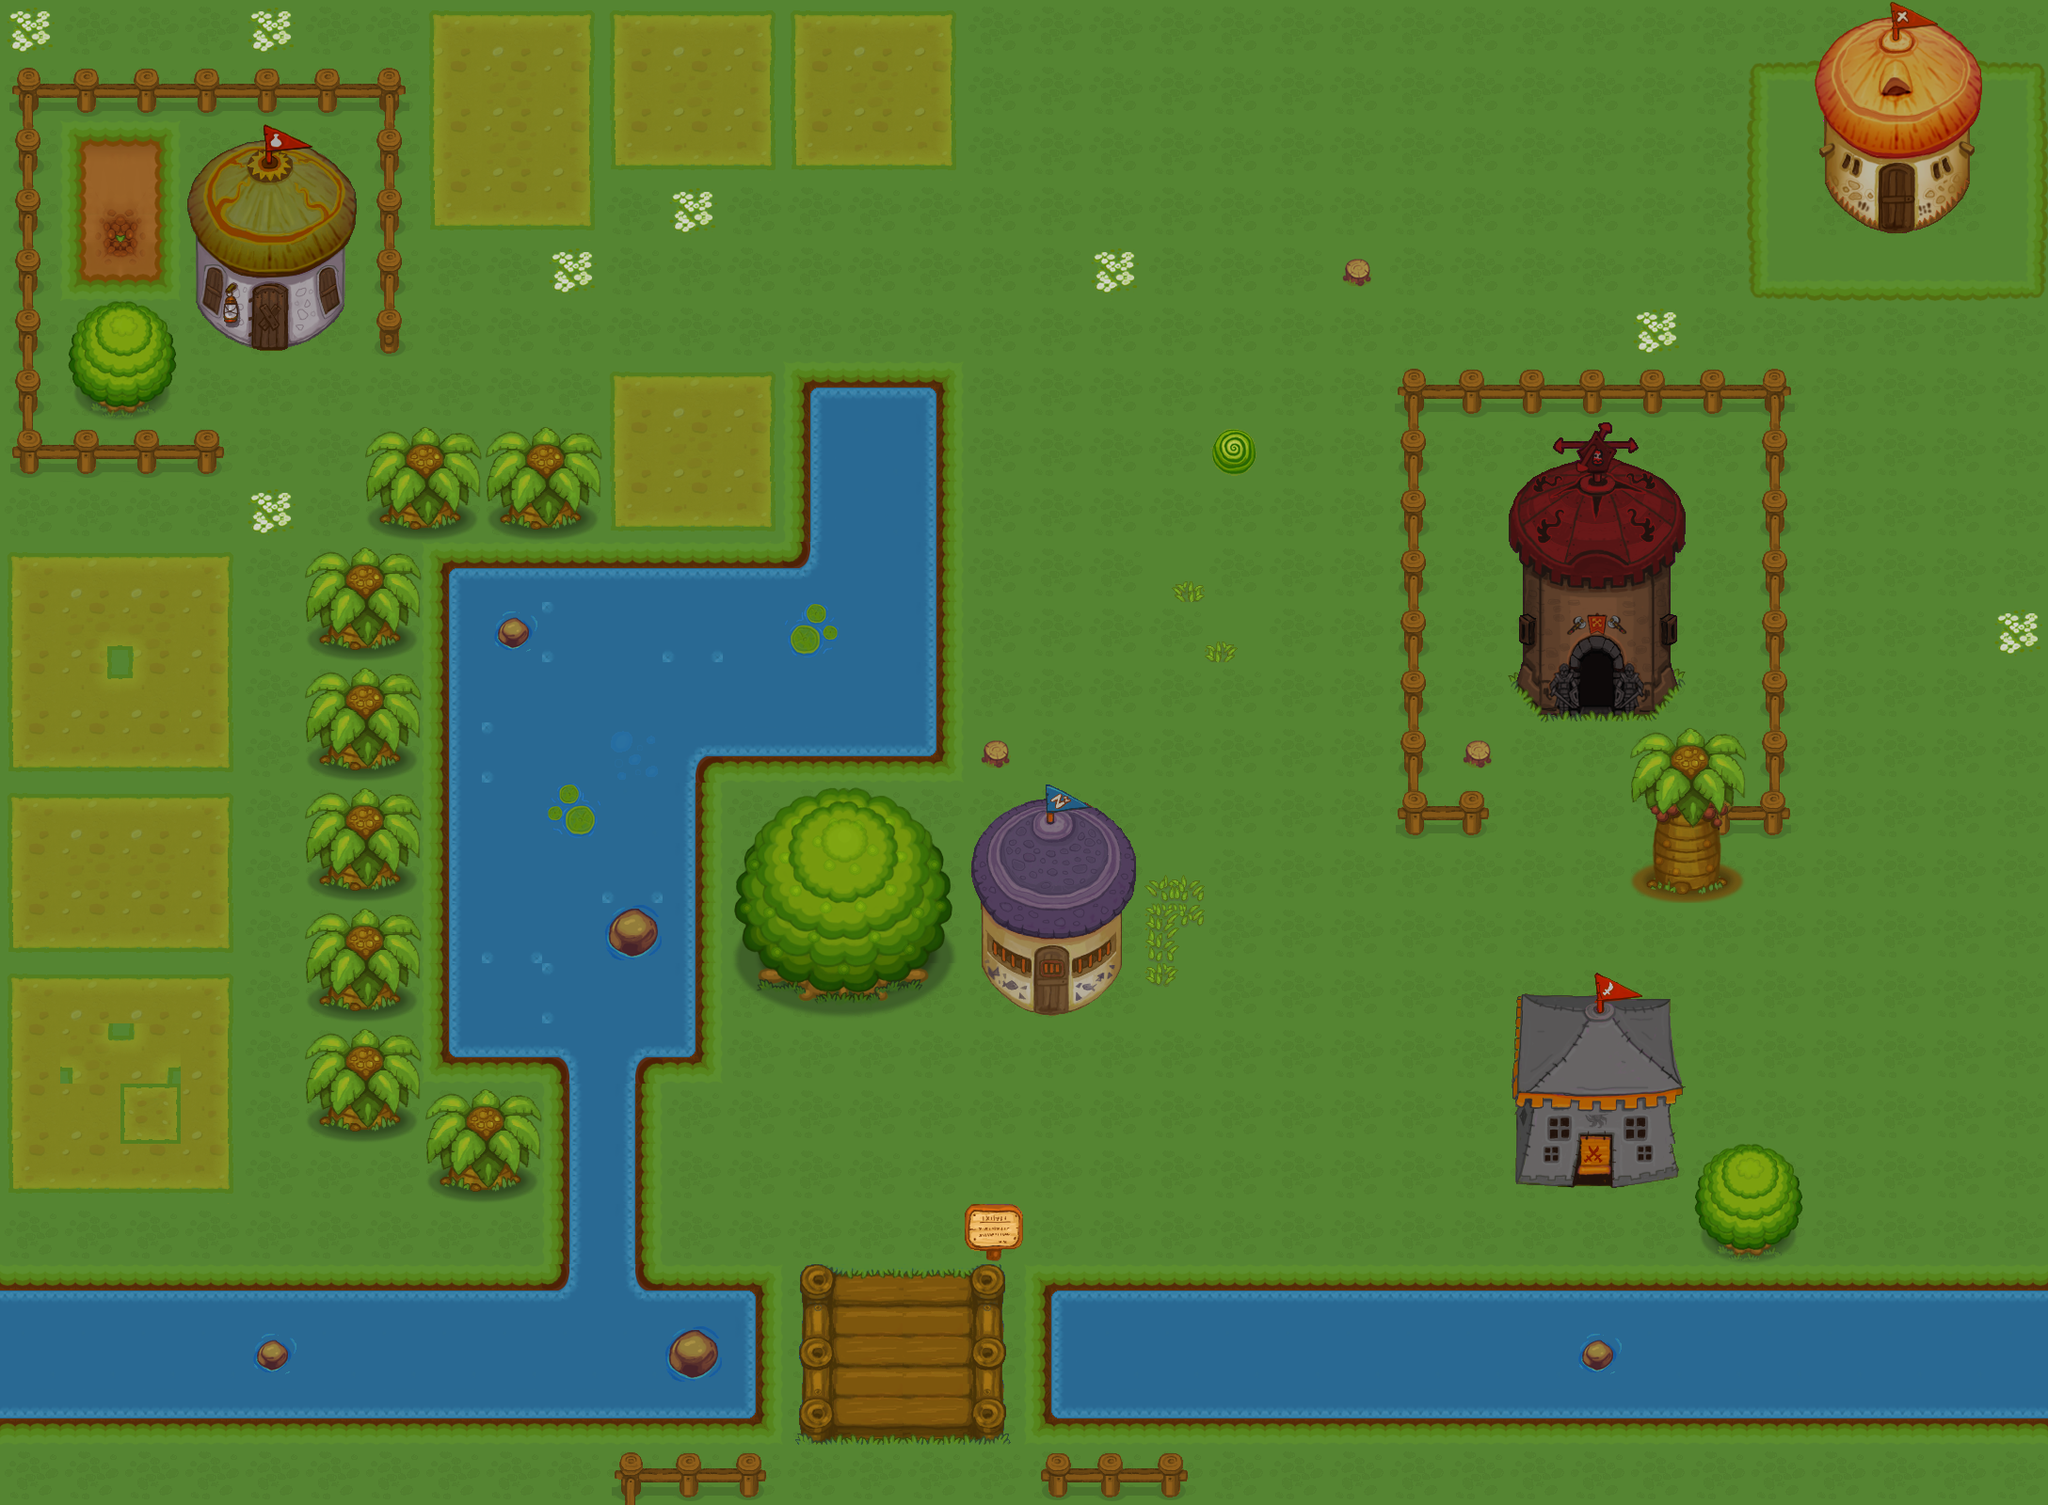

This is a level from a 2D game, rendered from its Tiled map with the project's own tilesets. A one-line summary and the map file follow, with tile-layer data summarised:
An orthogonal 34x25 tile map with 64x64 px tiles, 3 tile layers (块层 1, 块层 2, 块层 3) and 3 objects.

<map version="1.0" orientation="orthogonal" width="34" height="25" tilewidth="64" tileheight="64">
 <tileset firstgid="1" name="ForestTiles" tilewidth="64" tileheight="64">
  <image source="ForestTiles.png" width="384" height="5440" />
 </tileset>
 <layer name="块层 1" width="34" height="25">
  <data>[850 cells, 850 non-empty, 1 distinct tile ids]</data>
 </layer>
 <layer name="块层 2" width="34" height="25">
  <data>[850 cells, 460 non-empty, 152 distinct tile ids]</data>
 </layer>
 <layer name="块层 3" width="34" height="25">
  <data>[850 cells, 18 non-empty, 18 distinct tile ids]</data>
 </layer>
 <objectgroup name="对象层 1" width="34" height="25">
  <object x="1219" y="63" width="190" height="195" />
  <object x="1279" y="1087" width="190" height="190" />
  <object x="1983" y="1084" width="194" height="196" />
 </objectgroup>
</map>